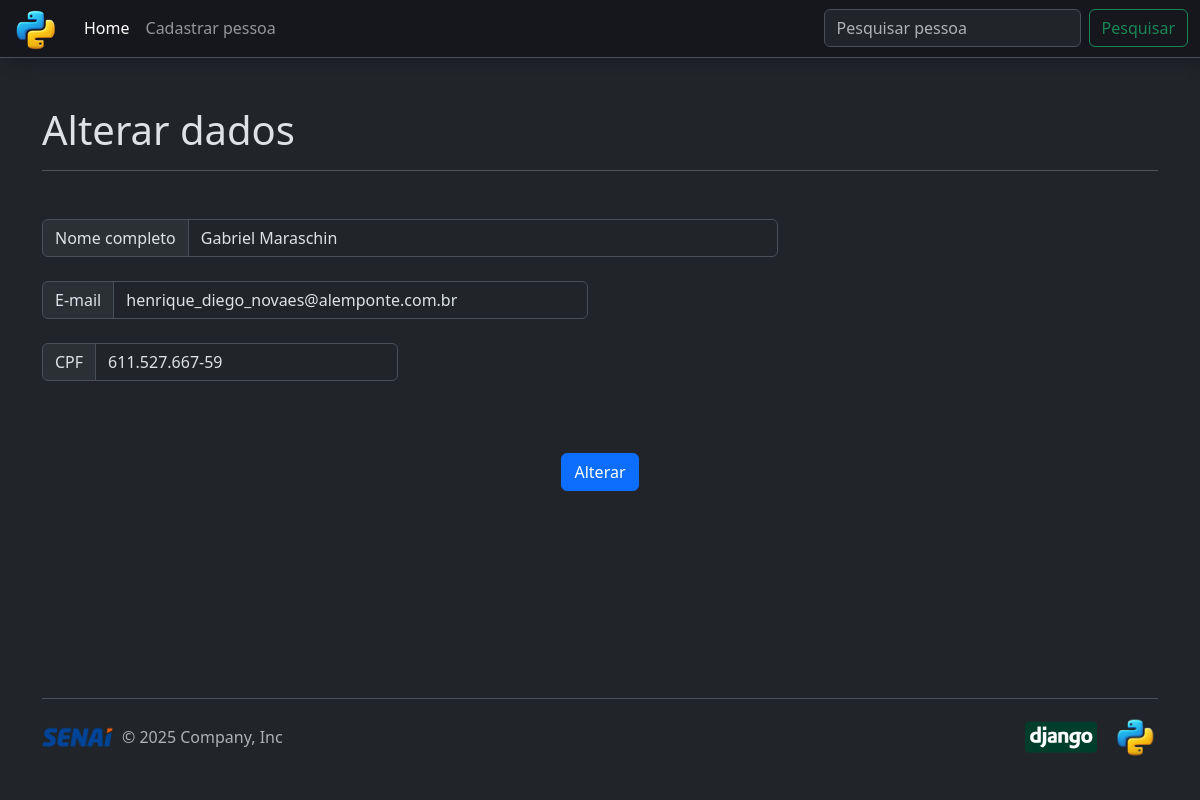
Screenshot of /crud_app/alterar/2/ with the database file from the repository.
### crud_app/models.py (models this page shows, shortened)
class Pessoa(models.Model):
    id_pessoa = models.AutoField(primary_key=True)
    nome = models.CharField(max_length=255, null=False, blank=False)
    email = models.EmailField(unique=True, null=False, blank=False)
    cpf = models.CharField(max_length=14, unique=True, null=True, blank=True)

### crud_app/views.py (the view)
# urls.py: path('alterar/<int:id_pessoa>/', views.alterar_pessoa, name='alterar_pessoa'),
def alterar_pessoa(request, id_pessoa):
    pessoa = Pessoa.objects.get(id_pessoa=id_pessoa)
    if request.method == 'POST':
        pessoa.nome = request.POST.get('nome')
        pessoa.email = request.POST.get('email')
        pessoa.cpf = request.POST.get('cpf')
        pessoa.save()
        return redirect('home')
    return render(request, 'alterar.html', {'pessoa': pessoa})

### crud_app/templates/alterar.html (shortened to what this page needs)
{% extends 'base.html' %}
{% block content %}
{% load static %}
<div class="container">
    <h1>Alterar dados</h1>
    <hr class="mb-5">
    <form action="{% url 'alterar_pessoa' pessoa.id_pessoa %}" method="POST">
        <div class="row">
            <div class="col-12 col-lg-8">
                <div class="input-group mb-4">
                    <span class="input-group-text" id="inputGroup-sizing-default">Nome completo</span>
                    <input type="text" class="form-control" aria-label="Sizing example input"
                        aria-describedby="inputGroup-sizing-default" name="nome" value="{{ pessoa.nome }}" required>
                </div>
            </div>
        </div>
        <div class="row">
            <div class="col-12 col-lg-6">
                <div class="input-group mb-4">
                    <span class="input-group-text" id="inputGroup-sizing-default">E-mail</span>
                    <input type="text" class="form-control" aria-label="Sizing example input"
                        aria-describedby="inputGroup-sizing-default" name="email" value="{{ pessoa.email }}" required>
                </div>
            </div>
        </div>
        <div class="row">
            <div class="col-12 col-md-6 col-lg-4">
                <div class="input-group mb-4">
                    <span class="input-group-text" id="inputGroup-sizing-default">CPF</span>
                    <input type="text" class="form-control" aria-label="Sizing example input"
                        aria-describedby="inputGroup-sizing-default" name="cpf" value="{{ pessoa.cpf }}" required>
                </div>
            </div>
        </div>
        <div class="row">
            <div class="d-grid gap-2 d-md-flex justify-content-md-center">
                <button type="submit" class="btn btn-primary mt-5 mb-5">Alterar</button>
            </div>
        </div>
    </form>
</div>
{% endblock %}

### crud_app/static/css/estilo.css (style rules this page uses)
html, body { height: 100%; margin: 0; padding: 0; }
body { min-height: 100vh; display: flex; flex-direction: column; }

### rows the page displays
Pessoa: nome "Gabriel Maraschin", email "henrique_diego_novaes@alemponte.com.br", cpf "611.527.667-59"
